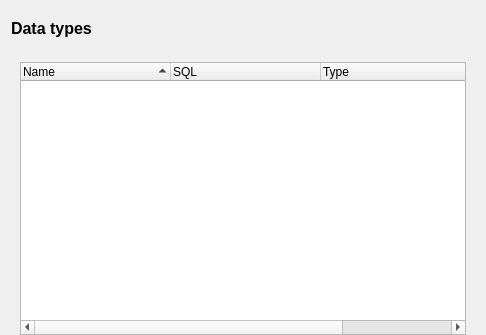
<?xml version="1.0" encoding="UTF-8"?>
<ui version="4.0">
 <class>DataTypesListForm</class>
 <widget class="QWidget" name="DataTypesListForm">
  <property name="geometry">
   <rect>
    <x>0</x>
    <y>0</y>
    <width>486</width>
    <height>335</height>
   </rect>
  </property>
  <property name="minimumSize">
   <size>
    <width>400</width>
    <height>0</height>
   </size>
  </property>
  <property name="windowTitle">
   <string>Form</string>
  </property>
  <layout class="QVBoxLayout" name="verticalLayout">
   <property name="bottomMargin">
    <number>0</number>
   </property>
   <item>
    <widget class="QLabel" name="label">
     <property name="sizePolicy">
      <sizepolicy hsizetype="Preferred" vsizetype="Maximum">
       <horstretch>0</horstretch>
       <verstretch>0</verstretch>
      </sizepolicy>
     </property>
     <property name="minimumSize">
      <size>
       <width>0</width>
       <height>36</height>
      </size>
     </property>
     <property name="text">
      <string>&lt;!DOCTYPE HTML PUBLIC &quot;-//W3C//DTD HTML 4.0//EN&quot; &quot;http://www.w3.org/TR/REC-html40/strict.dtd&quot;&gt;
&lt;html&gt;&lt;head&gt;&lt;meta name=&quot;qrichtext&quot; content=&quot;1&quot; /&gt;&lt;style type=&quot;text/css&quot;&gt;
p, li { white-space: pre-wrap; }
&lt;/style&gt;&lt;/head&gt;&lt;body style=&quot; font-family:'Sans'; font-size:10pt; font-weight:400; font-style:normal;&quot;&gt;
&lt;table style=&quot;-qt-table-type: root; margin-top:4px; margin-bottom:4px; margin-left:4px; margin-right:4px;&quot;&gt;
&lt;tr&gt;
&lt;td style=&quot;border: none;&quot;&gt;
&lt;p style=&quot; margin-top:0px; margin-bottom:0px; margin-left:0px; margin-right:0px; -qt-block-indent:0; text-indent:0px;&quot;&gt;&lt;span style=&quot; font-size:12pt; font-weight:600;&quot;&gt;Data types&lt;/span&gt;&lt;/p&gt;&lt;/td&gt;&lt;/tr&gt;&lt;/table&gt;&lt;/body&gt;&lt;/html&gt;</string>
     </property>
    </widget>
   </item>
   <item>
    <widget class="QWidget" name="widget" native="true">
     <layout class="QHBoxLayout" name="horizontalLayout">
      <property name="bottomMargin">
       <number>0</number>
      </property>
      <item>
       <widget class="QTreeWidget" name="treeDataTypes">
        <property name="sizePolicy">
         <sizepolicy hsizetype="Preferred" vsizetype="Preferred">
          <horstretch>0</horstretch>
          <verstretch>0</verstretch>
         </sizepolicy>
        </property>
        <property name="rootIsDecorated">
         <bool>false</bool>
        </property>
        <property name="uniformRowHeights">
         <bool>true</bool>
        </property>
        <property name="sortingEnabled">
         <bool>true</bool>
        </property>
        <property name="animated">
         <bool>true</bool>
        </property>
        <attribute name="headerDefaultSectionSize">
         <number>150</number>
        </attribute>
        <attribute name="headerShowSortIndicator" stdset="0">
         <bool>true</bool>
        </attribute>
        <attribute name="headerStretchLastSection">
         <bool>true</bool>
        </attribute>
        <column>
         <property name="text">
          <string>Name</string>
         </property>
        </column>
        <column>
         <property name="text">
          <string>SQL</string>
         </property>
        </column>
        <column>
         <property name="text">
          <string>Type</string>
         </property>
        </column>
        <column>
         <property name="text">
          <string>Size</string>
         </property>
        </column>
       </widget>
      </item>
     </layout>
    </widget>
   </item>
  </layout>
 </widget>
 <resources/>
 <connections>
  <connection>
   <sender>treeDataTypes</sender>
   <signal>itemDoubleClicked(QTreeWidgetItem*,int)</signal>
   <receiver>DataTypesListForm</receiver>
   <slot>doubleClickTree(QTreeWidgetItem*,int)</slot>
   <hints>
    <hint type="sourcelabel">
     <x>242</x>
     <y>197</y>
    </hint>
    <hint type="destinationlabel">
     <x>242</x>
     <y>167</y>
    </hint>
   </hints>
  </connection>
 </connections>
 <slots>
  <slot>doubleClickTree(QTreeWidgetItem*,int)</slot>
 </slots>
</ui>
